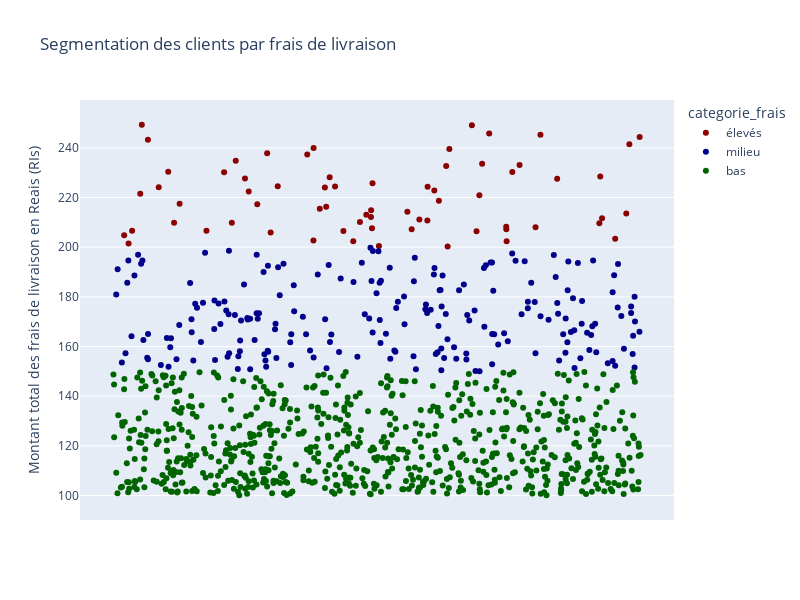

Source (notebook cell):
### Code cell
import plotly.express as px
 
# Création de la visualisation avec une taille de figure plus grande
fig = px.scatter(df_sorted_customers, y='valeur_fret', color='categorie_frais', color_discrete_map={'bas': 'darkgreen', 'milieu': 'darkblue', 'élevés': 'darkred'},
                 labels={'valeur_fret': 'Montant total des frais de livraison'},
                 title="Segmentation des clients par frais de livraison")

fig.update_layout(
    xaxis=dict(title=None, visible=False),
    yaxis=dict(title="Montant total des frais de livraison en Reais (RIs)"),
    width=800, height=600,  # Taille de la figure
)

fig.show()

### Figure 1 — Plotly figure (JSON) as saved in the notebook; plotly's stock layout.template omitted (floating-point values rounded to 4 significant figures; data arrays with more than 128 entries replaced by an {"elided": "..."} marker saying what was removed)
{"data": [{"hovertemplate": "categorie_frais=élevés<br>index=%{x}<br>Montant total des frais de livraison=%{y}<extra></extra>", "legendgroup": "élevés", "marker": {"color": "darkred", "symbol": "circle"}, "mode": "markers", "name": "élevés", "orientation": "v", "showlegend": true, "type": "scatter", "x": [5198, 65580, 68743, 78117, 96266, 6314, 94385, 36626, 61455, 28127, 35463, 22379, 67450, 74303, 60875, 10030, 72971, 20251, 89057, 39562, 24068, 81177, 47399, 30061, 40547, 57480, 8293, 38687, 58702, 24755, 4911, 66946, 59539, 12117, 26319, 38928, 37748, 47148, 53771, 93820, 46267, 47112, 89392, 55967, 57431, 45101, 21668, 11099, 88899, 71857, 77223, 47308, 71881, 54562, 17021, 3426, 42076, 66426, 28765, 1973, 91794, 36590, 71932, 43880, 2773, 48574, 61134], "xaxis": "x", "y": [249.3, 249.1, 245.8, 245.2, 244.3, 243.3, 241.4, 240.0, 239.5, 237.8, 237.4, 234.8, 233.6, 233.0, 232.7, 230.3, 230.2, 230.2, 228.5, 228.1, 227.7, 227.6, 225.7, 224.6, 224.4, 224.3, 224.1, 224.1, 222.8, 222.4, 221.5, 220.9, 218.7, 217.5, 217.3, 216.3, 215.4, 214.9, 214.2, 213.5, 213.1, 212.2, 211.7, 211.2, 210.8, 210.1, 209.9, 209.8, 209.6, 208.3, 208, 207.6, 207.2, 207.2, 206.6, 206.6, 206.5, 206.4, 205.9, 204.8, 203.4, 202.7, 202.4, 202.4, 201.5, 200.5, 200.3], "yaxis": "y"}, {"hovertemplate": "categorie_frais=milieu<br>index=%{x}<br>Montant total des frais de livraison=%{y}<extra></extra>", "legendgroup": "milieu", "marker": {"color": "darkblue", "symbol": "circle"}, "mode": "markers", "name": "milieu", "orientation": "v", "showlegend": true, "type": "scatter", "x": {"elided": "211 int values"}, "xaxis": "x", "y": {"elided": "211 float values"}, "yaxis": "y"}, {"hovertemplate": "categorie_frais=bas<br>index=%{x}<br>Montant total des frais de livraison=%{y}<extra></extra>", "legendgroup": "bas", "marker": {"color": "darkgreen", "symbol": "circle"}, "mode": "markers", "name": "bas", "orientation": "v", "showlegend": true, "type": "scatter", "x": {"elided": "700 int values"}, "xaxis": "x", "y": {"elided": "700 float values"}, "yaxis": "y"}], "layout": {"height": 600, "legend": {"title": {"text": "categorie_frais"}, "tracegroupgap": 0}, "title": {"text": "Segmentation des clients par frais de livraison"}, "width": 800, "xaxis": {"anchor": "y", "domain": [0, 1], "title": {}, "visible": false}, "yaxis": {"anchor": "x", "domain": [0, 1], "title": {"text": "Montant total des frais de livraison en Reais (RIs)"}}}}
